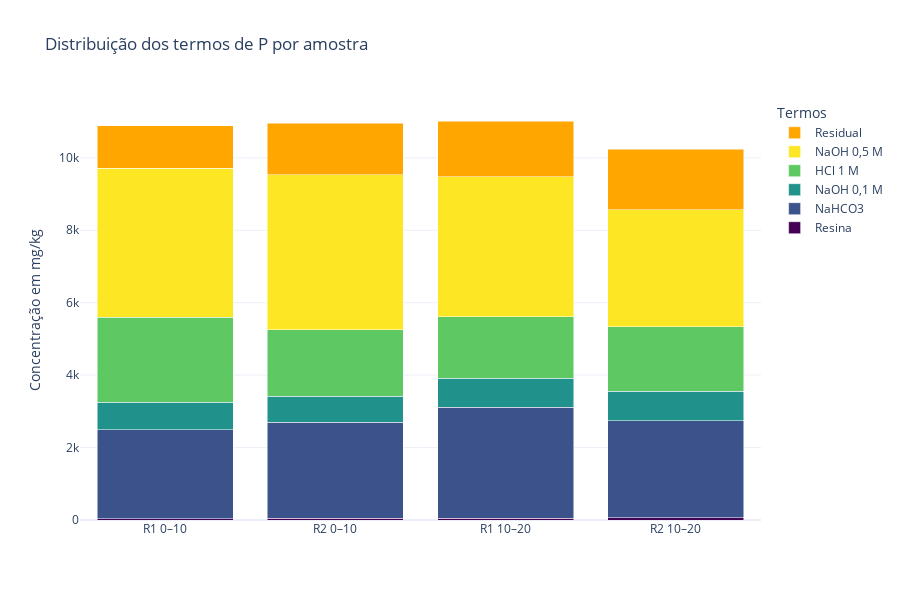

Notebook code for this chart:
### Code cell
dados = np.column_stack([R1_0_10_Pt, R2_0_10_Pt, R1_10_20_Pt, R2_10_20_Pt])

nomes_termos = ["Resina", "NaHCO3", "NaOH 0,1 M", "HCl 1 M", "NaOH 0,5 M", "Residual"]
cores = ['#440154', '#3b528b', '#21918c', '#5ec962', '#fde725', '#ffa600']

fig = go.Figure()

for i, termo in enumerate(nomes_termos):
    fig.add_trace(go.Bar(
        x=labels_amostras,
        y=dados[i],
        name=termo,
        marker_color=cores[i],
        hovertemplate=(
            f"{termo}<br>"
            "Amostra: %{x}<br>"
            "Valor: %{y:.2f}<extra></extra>"
        )
    ))

fig.update_layout(
    barmode='stack',
    title="Distribuição dos termos de P por amostra",
    yaxis_title="Concentração em mg/kg",
    legend_title="Termos",
    width=900,
    height=600,
    template="plotly_white"
)

fig.show()

### Figure 1 — Plotly figure (JSON) as saved in the notebook; plotly's stock layout.template omitted (floating-point values rounded to 4 significant figures)
{"data": [{"hovertemplate": "Resina<br>Amostra: %{x}<br>Valor: %{y:.2f}<extra></extra>", "marker": {"color": "#440154"}, "name": "Resina", "type": "bar", "x": ["R1 0–10", "R2 0–10", "R1 10–20", "R2 10–20"], "y": [34.21, 54.99, 53.7, 59.47]}, {"hovertemplate": "NaHCO3<br>Amostra: %{x}<br>Valor: %{y:.2f}<extra></extra>", "marker": {"color": "#3b528b"}, "name": "NaHCO3", "type": "bar", "x": ["R1 0–10", "R2 0–10", "R1 10–20", "R2 10–20"], "y": [2461.0, 2638.0, 3065.0, 2682.0]}, {"hovertemplate": "NaOH 0,1 M<br>Amostra: %{x}<br>Valor: %{y:.2f}<extra></extra>", "marker": {"color": "#21918c"}, "name": "NaOH 0,1 M", "type": "bar", "x": ["R1 0–10", "R2 0–10", "R1 10–20", "R2 10–20"], "y": [754.1, 729.6, 793.4, 811.8]}, {"hovertemplate": "HCl 1 M<br>Amostra: %{x}<br>Valor: %{y:.2f}<extra></extra>", "marker": {"color": "#5ec962"}, "name": "HCl 1 M", "type": "bar", "x": ["R1 0–10", "R2 0–10", "R1 10–20", "R2 10–20"], "y": [2351.0, 1827.0, 1705.0, 1784.0]}, {"hovertemplate": "NaOH 0,5 M<br>Amostra: %{x}<br>Valor: %{y:.2f}<extra></extra>", "marker": {"color": "#fde725"}, "name": "NaOH 0,5 M", "type": "bar", "x": ["R1 0–10", "R2 0–10", "R1 10–20", "R2 10–20"], "y": [4114.0, 4288.0, 3859.0, 3232.0]}, {"hovertemplate": "Residual<br>Amostra: %{x}<br>Valor: %{y:.2f}<extra></extra>", "marker": {"color": "#ffa600"}, "name": "Residual", "type": "bar", "x": ["R1 0–10", "R2 0–10", "R1 10–20", "R2 10–20"], "y": [1180.0, 1421.0, 1542.0, 1670.0]}], "layout": {"barmode": "stack", "height": 600, "legend": {"title": {"text": "Termos"}}, "title": {"text": "Distribuição dos termos de P por amostra"}, "width": 900, "yaxis": {"title": {"text": "Concentração em mg/kg"}}}}
